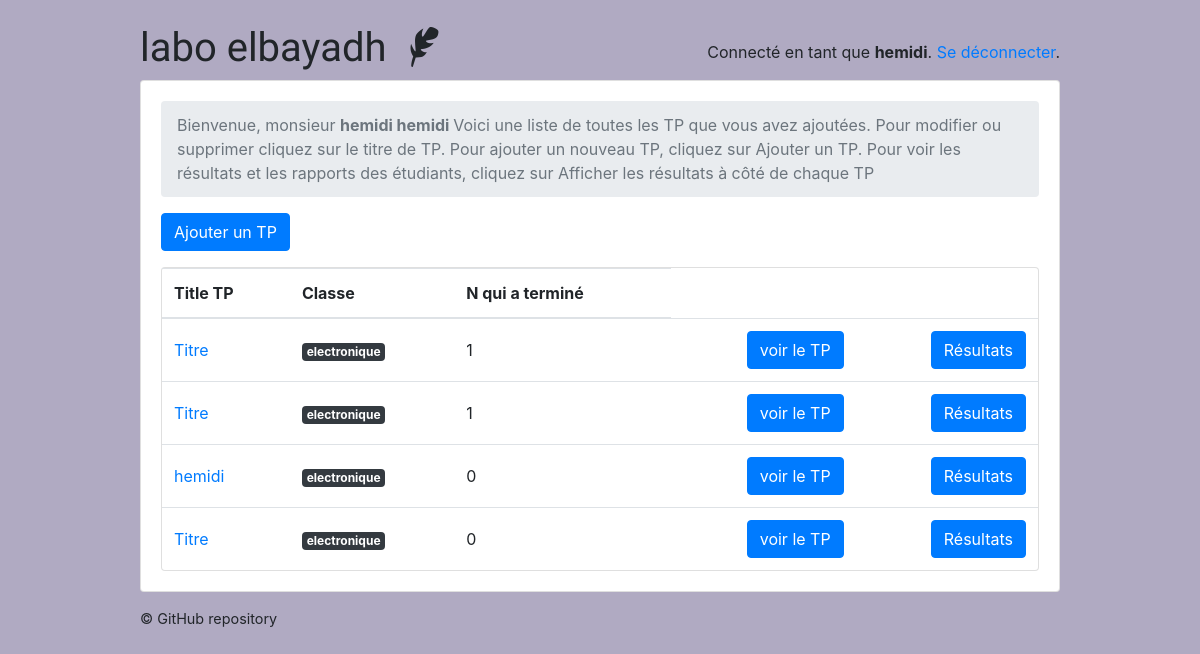
/teachers/ (signed in), run on the app's committed database.
### classroom/models.py (models this page shows, shortened)
class User(AbstractUser ):
    is_student = models.BooleanField(default=False )
    is_teacher = models.BooleanField(default=False)
    date_of_birth = models.DateField(default='1994-03-16')
    EQUIRED_FIELDS = ['date_of_birth']

class Quiz(models.Model):
    owner = models.ForeignKey(User, on_delete=models.CASCADE, related_name='quizzes')
    name = models.CharField(max_length=255 , default='Titre' , verbose_name= 'Titre TP',)
    subject = models.ForeignKey(Subject, on_delete=models.CASCADE, related_name='quizzes', verbose_name= 'les filières',)
    type_tp_posible = (
        ('redressement et filtrage ', 'redressement et filtrage '),
        ('filtrage RC', 'filtrage RC'),
    )
    type_tp = models.CharField(max_length=500 ,choices=type_tp_posible , verbose_name= 'Type de circuit électrique')
    description = models.TextField( max_length=500 , verbose_name= 'Description de TP ')
    module = models.CharField(max_length=255, default='Matière' , verbose_name= 'Matière' )
    Temps_TP = models.IntegerField(default=5 , verbose_name= 'Temps de TP min')
    temps_cal = models.IntegerField(default=12 , verbose_name= 'L interval temporel de calendrier (À l\'heure)')
    email_cad = models.BooleanField(default=False ,verbose_name='Envoyer  des notifications   au étudiants  par email' )

class Subject(models.Model):
    name = models.CharField(max_length=30)
    color = models.CharField(max_length=7, default='#007bff')
    def get_html_badge(self):
        name = escape(self.name)
        color = escape(self.color)
        html = '<span class="badge badge-primary" style="background-color: %s">%s</span>' % (color, name)
        return mark_safe(html)

### classroom/views/teachers.py (the view)
# urls.py: path('', students.QuizListView.as_view(), name='quiz_list'),
@method_decorator([login_required, teacher_required], name='dispatch')
class QuizListView(ListView):
    model = Quiz
    ordering = ('name', )
    context_object_name = 'quizzes'
    template_name = 'classroom/teachers/quiz_change_list.html'
    def get_queryset(self):
        queryset = self.request.user.quizzes \
            .select_related('subject') \
            .annotate(questions_count=Count('questions', distinct=True)) \
            .annotate(taken_count=Count('taken_quizzes', distinct=True))
        return queryset

### classroom/templates/classroom/teachers/quiz_change_list.html
{% extends 'base.html' %}
{% block content %}
  <nav aria-label="breadcrumb">
    <ol class="breadcrumb">
      <li class="breadcrumb-item active" aria-current="page">Bienvenue, monsieur <strong> {{user.first_name  }} {{user.last_name}} </strong> Voici une liste de toutes les TP que vous avez ajoutées. Pour modifier ou supprimer cliquez sur le titre de TP. Pour ajouter un nouveau TP, cliquez sur Ajouter un TP.
 Pour voir les résultats et les rapports des étudiants, cliquez sur Afficher les résultats à côté de chaque TP</li>
    </ol>
  </nav>
  <a href="{% url 'teachers:quiz_add' %}" class="btn btn-primary mb-3" role="button">Ajouter un TP</a>
  <div class="card">
    <table class="table mb-0">
      <thead>
        <tr>
          <th>Title TP</th>
          <th>Classe</th>
          <th>N qui a terminé </th>
        </tr>
      </thead>
      <tbody>
        {% for quiz in quizzes %}
          <tr>
            <td class="align-middle"><a href="{% url 'teachers:quiz_change' quiz.pk %}">{{ quiz.name }}</a></td>
            <td class="align-middle">{{ quiz.subject.get_html_badge }}</td>
            <td class="align-middle">{{ quiz.taken_count }}</td>
            <td class="text-right">
              <a href="{% url 'teachers:take_tp_teacher' quiz.pk %}" class="btn btn-primary">voir le TP</a>
            </td>
            <td class="text-right">
              <a href="{% url 'teachers:quiz_results' quiz.pk %}" class="btn btn-primary">Résultats</a>
            </td>
          </tr>
        {% empty %}
          <tr>
            <td class="bg-light text-center font-italic" colspan="5">You haven't created any quiz yet.</td>
          </tr>
        {% endfor %}
      </tbody>
    </table>
  </div>
{% endblock %}

### templates/base.html (shortened to what this page needs)
{% load static %}<!doctype html>
<html lang="en">
  <head>
    <link rel="stylesheet" href="https://maxcdn.bootstrapcdn.com/bootstrap/4.0.0/css/bootstrap.min.css">
    <link rel="stylesheet" type="text/css" href="{% static 'vendor/fontello-2f186091/css/fontello.css' %}">
    <link rel="stylesheet" type="text/css" href="{% static 'css/app.css' %}">
    <link rel="stylesheet" type="text/css" href="{% static 'css/hemidi.css' %}">
    <link rel="stylesheet" type="text/css" href="{% static 'css/fl.css' %}">
    {% if user.is_authenticated and user.is_teacher %}
      <link rel="stylesheet" type="text/css" href="{% static 'css/teachers.css' %}">
    {% else %}
      <link rel="stylesheet" type="text/css" href="{% static 'css/students.css' %}">
    {% endif %}
  </head>
  <body>
    <div class="container my-4">
      <div class="row justify-content-center">
        <div class="col-md-10 col-sm-12">
          <div class="row">
            <div class="col-6">
              <h1 class="logo">
                <a href="{% url 'home' %}">
                  labo elbayadh
                  {% if user.is_authenticated %}
                    {% if user.is_teacher %}
                      <span class="icon-feather" data-toggle="tooltip" data-placement="right" title="Teacher profile"></span>
                    {% else %}
                      <span class="icon-graduation-cap" data-toggle="tooltip" data-placement="right" title="Student profile"></span>
                    {% endif %}
                  {% endif %}
                </a>
              </h1>
            </div>
            <div class="col-6 text-right">
              {% if user.is_authenticated %}
                <p class="pt-3">Connecté en tant que <strong>{{ user.last_name }}</strong>. <a href="{% url 'logout' %}">Se déconnecter</a>.</p>
              {% else %}
                <a href="{% url 'login' %}" class="btn btn-light" role="button">Log in</a>
                <a href="{% url 'signup' %}" class="btn btn-primary" role="button">Sign up</a>
              {% endif %}
            </div>
          </div>
          <div class="card mb-3">
            <div class="card-body">
              {% block content %}
              {% endblock %}
            </div>
          </div>
          <footer>
            <a href="https://github.com/hemid32/django_labo">© GitHub repository</a>
          </footer>
        </div>
      </div>
    </div>
  </body>
</html>

### static/css/app.css (style rules this page uses)
.logo { font-family: 'Clicker Script', cursive; }
.logo a { color: #212529; text-decoration: none; }
footer { font-size: .9rem; }
footer a { color: #212529; }

### static/css/teachers.css (style rules this page uses)
body { background-color: #b0aac2; }

### data on the page
User: last_name "hemidi", first_name "hemidi"
Quiz: name "Titre", subject.get_html_badge "electronique", taken_count "1"
Quiz: name "Titre", subject.get_html_badge "electronique", taken_count "1"
Quiz: name "hemidi", subject.get_html_badge "electronique", taken_count "0"
Quiz: name "Titre", subject.get_html_badge "electronique", taken_count "0"
